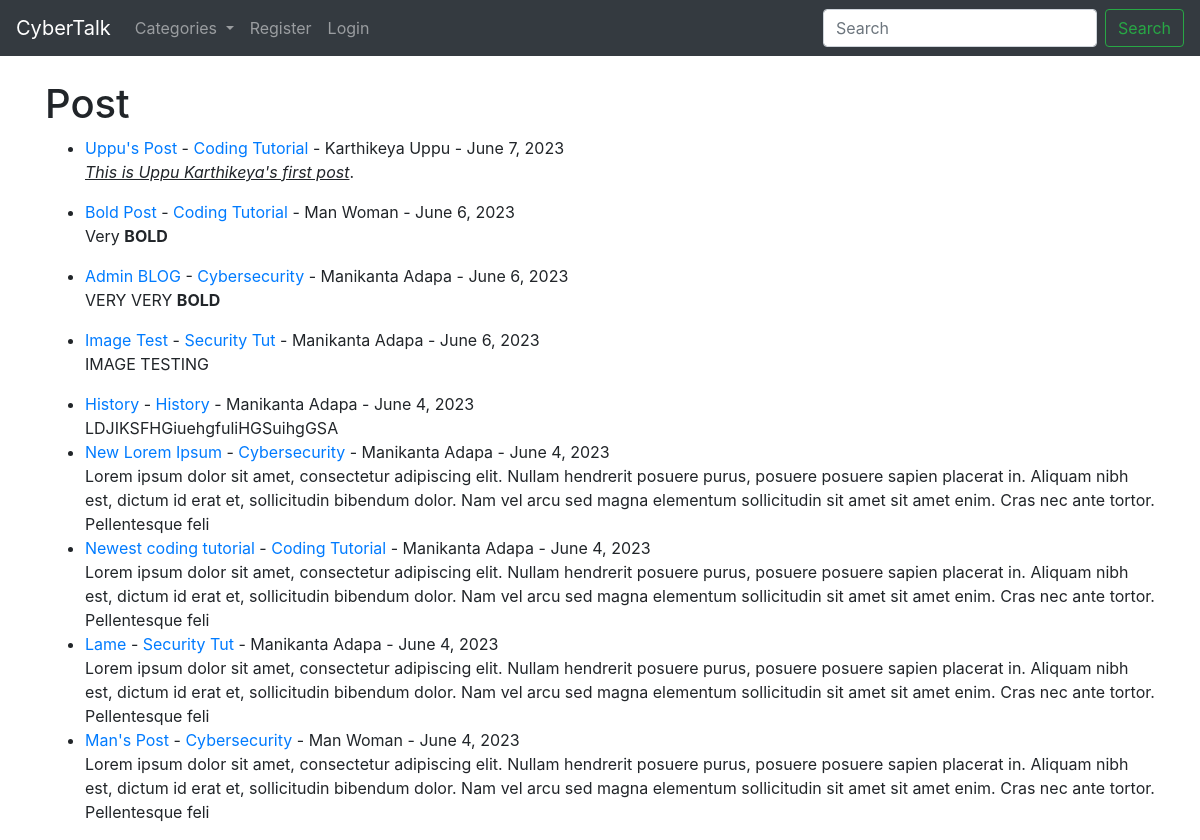
The page / on the database its author committed.
### theblog/models.py (models this page shows, shortened)
class Post(models.Model):
    title=models.CharField(max_length=255)
    header_image=models.ImageField(null=True, blank=True,upload_to='images/')
    title_tag=models.CharField(max_length=255)
    author=models.ForeignKey(User, on_delete=models.CASCADE)
    body=RichTextField(blank=True,null=True)
    post_date=models.DateField(auto_now_add=True)
    category=models.CharField(max_length=255)
    snippet=models.CharField(max_length=255)
    likes=models.ManyToManyField(User,related_name='blog_posts')

### theblog/views.py (the view)
# urls.py: path('',HomeView.as_view(), name="home"),
class HomeView(ListView):
    model=Post
    template_name='home.html'
    ordering=['-post_date']
    def get_context_data(self,*args, **kwargs):
         cat_menu=Category.objects.all()
         context=super(HomeView,self).get_context_data(*args, **kwargs)
         context["cat_menu"]=cat_menu
         return context

### theblog/models.py (called while the page is built)
    def __str__(self) -> str:
        return self.name

### theblog/templates/home.html (shortened to what this page needs)
{% extends 'base.html' %}
{% block content %}
<h1>Post</h1>
<ul>
    {% for post in object_list %}
    <li><a href="{% url 'article-detail' post.pk %}">{{post.title}}</a> - <a
            href="{% url 'category' post.category|slugify %}">{{post.category}}</a> - {{post.author.first_name}}
        {{post.author.last_name}} - {{ post.post_date }}
        <br>
        {{post.body|slice:":300"|safe}}
    </li>
    {% endfor %}
</ul>
{% endblock %}

### theblog/templates/base.html (shortened to what this page needs)
<!doctype html>
<html lang="en">
<head>
    <link rel="stylesheet" href="https://cdn.jsdelivr.net/npm/bootstrap@4.6.2/dist/css/bootstrap.min.css"
>
</head>
<body>
    <nav class="navbar navbar-expand-lg navbar-dark bg-dark">
        <a class="navbar-brand" href="{% url 'home' %}">CyberTalk</a>
        <div class="collapse navbar-collapse" id="navbarSupportedContent">
            <ul class="navbar-nav mr-auto">
                {% if cat_menu %}
                <li class="nav-item dropdown">
                    <a class="nav-link dropdown-toggle" href="#" role="button" data-toggle="dropdown"
                        aria-expanded="false">
                        Categories
                    </a>
                </li>
                {% else %}
                <li class="nav-item">
                    <a class="nav-link" href="{% url 'category_list' %}">Categories</a>
                </li>
                {%endif%}
                {% if user.is_authenticated %}
                <li class="nav-item">
                    <a class="nav-link" href="{% url 'add_post' %}">Add post</a>
                </li>
                <li class="nav-item">
                    <a class="nav-link" href="{% url 'add_category' %}">Add category</a>
                </li>
                <li class="nav-item">
                    <a class="nav-link" href="{% url 'edit_profile' %}">Edit profile</a>
                </li>
                <li class="nav-item">
                    <a class="nav-link" href="{% url 'logout' %}">Logout</a>
                </li>
                {% else %}
                <li class="nav-item">
                    <a class="nav-link" href="{% url 'register' %}">Register</a>
                </li>
                <li class="nav-item">
                    <a class="nav-link" href="{% url 'login' %}">Login</a>
                </li>
                {% endif %}
            </ul>
            <form class="form-inline my-2 my-lg-0">
                <input class="form-control mr-sm-2" type="search" placeholder="Search" aria-label="Search">
                <button class="btn btn-outline-success my-2 my-sm-0" type="submit">Search</button>
            </form>
        </div>
    </nav>
    <br>
    <div class="container">
        {% block content %}
        {% endblock %}
    </div>
</body>
</html>

### rows shown on the page
Post: title "Uppu's Post", category "Coding Tutorial", author.first_name "Karthikeya", author.last_name "Uppu", post_date "June 7, 2023", body "This is Uppu Karthikeya's first post ."
Post: title "Bold Post", category "Coding Tutorial", author.first_name "Man", author.last_name "Woman", post_date "June 6, 2023", body "Very BOLD"
Post: title "Admin BLOG", category "Cybersecurity", author.first_name "Manikanta", author.last_name "Adapa", post_date "June 6, 2023", body "VERY VERY BOLD"
Post: title "Image Test", category "Security Tut", author.first_name "Manikanta", author.last_name "Adapa", post_date "June 6, 2023", body "IMAGE TESTING"
Post: title "History", category "History", author.first_name "Manikanta", author.last_name "Adapa", post_date "June 4, 2023", body "LDJIKSFHGiuehgfuliHGSuihgGSA"
Post: title "New Lorem Ipsum", category "Cybersecurity", author.first_name "Manikanta", author.last_name "Adapa", post_date "June 4, 2023", body "Lorem ipsum dolor sit amet, consectetur adipiscing elit. Nullam hendrerit posuere purus, posuere posuere sapien placerat in. Aliquam nibh est, dictum id erat et, sollicitudin bibendum dolor. Nam vel arcu sed magna elementum sollicitudin sit amet sit amet enim. Cras nec ante tortor. Pellentesque feli"
Post: title "Newest coding tutorial", category "Coding Tutorial", author.first_name "Manikanta", author.last_name "Adapa", post_date "June 4, 2023", body "Lorem ipsum dolor sit amet, consectetur adipiscing elit. Nullam hendrerit posuere purus, posuere posuere sapien placerat in. Aliquam nibh est, dictum id erat et, sollicitudin bibendum dolor. Nam vel arcu sed magna elementum sollicitudin sit amet sit amet enim. Cras nec ante tortor. Pellentesque feli"
Post: title "Lame", category "Security Tut", author.first_name "Manikanta", author.last_name "Adapa", post_date "June 4, 2023", body "Lorem ipsum dolor sit amet, consectetur adipiscing elit. Nullam hendrerit posuere purus, posuere posuere sapien placerat in. Aliquam nibh est, dictum id erat et, sollicitudin bibendum dolor. Nam vel arcu sed magna elementum sollicitudin sit amet sit amet enim. Cras nec ante tortor. Pellentesque feli"
Post: title "Man's Post", category "Cybersecurity", author.first_name "Man", author.last_name "Woman", post_date "June 4, 2023", body "Lorem ipsum dolor sit amet, consectetur adipiscing elit. Nullam hendrerit posuere purus, posuere posuere sapien placerat in. Aliquam nibh est, dictum id erat et, sollicitudin bibendum dolor. Nam vel arcu sed magna elementum sollicitudin sit amet sit amet enim. Cras nec ante tortor. Pellentesque feli"
